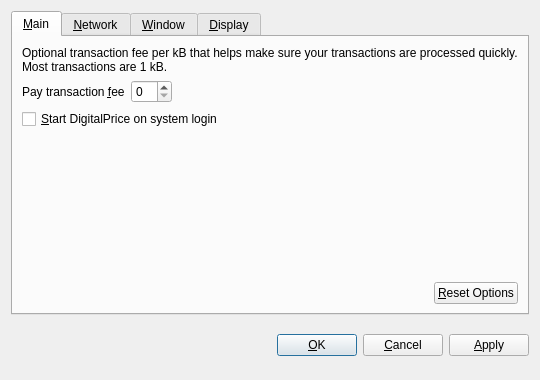
<?xml version="1.0" encoding="UTF-8"?>
<ui version="4.0">
 <class>OptionsDialog</class>
 <widget class="QDialog" name="OptionsDialog">
  <property name="geometry">
   <rect>
    <x>0</x>
    <y>0</y>
    <width>540</width>
    <height>380</height>
   </rect>
  </property>
  <property name="windowTitle">
   <string>Options</string>
  </property>
  <property name="modal">
   <bool>true</bool>
  </property>
  <layout class="QVBoxLayout" name="verticalLayout">
   <item>
    <widget class="QTabWidget" name="tabWidget">
     <property name="tabPosition">
      <enum>QTabWidget::North</enum>
     </property>
     <property name="currentIndex">
      <number>0</number>
     </property>
     <widget class="QWidget" name="tabMain">
      <attribute name="title">
       <string>&amp;Main</string>
      </attribute>
      <layout class="QVBoxLayout" name="verticalLayout_Main">
       <item>
        <widget class="QLabel" name="transactionFeeInfoLabel">
         <property name="text">
          <string>Optional transaction fee per kB that helps make sure your transactions are processed quickly. Most transactions are 1 kB.</string>
         </property>
         <property name="textFormat">
          <enum>Qt::PlainText</enum>
         </property>
         <property name="wordWrap">
          <bool>true</bool>
         </property>
        </widget>
       </item>
       <item>
        <layout class="QHBoxLayout" name="horizontalLayout_1_Main">
         <item>
          <widget class="QLabel" name="transactionFeeLabel">
           <property name="text">
            <string>Pay transaction &amp;fee</string>
           </property>
           <property name="textFormat">
            <enum>Qt::PlainText</enum>
           </property>
           <property name="buddy">
            <cstring>transactionFee</cstring>
           </property>
          </widget>
         </item>
         <item>
          <widget class="BitcoinAmountField" name="transactionFee"/>
         </item>
         <item>
          <spacer name="horizontalSpacer_1_Main">
           <property name="orientation">
            <enum>Qt::Horizontal</enum>
           </property>
           <property name="sizeHint" stdset="0">
            <size>
             <width>40</width>
             <height>20</height>
            </size>
           </property>
          </spacer>
         </item>
        </layout>
       </item>
       <item>
        <widget class="QCheckBox" name="bitcoinAtStartup">
         <property name="toolTip">
          <string>Automatically start DigitalPrice after logging in to the system.</string>
         </property>
         <property name="text">
          <string>&amp;Start DigitalPrice on system login</string>
         </property>
        </widget>
       </item>
       <item>
        <spacer name="verticalSpacer_Main">
         <property name="orientation">
          <enum>Qt::Vertical</enum>
         </property>
         <property name="sizeHint" stdset="0">
          <size>
           <width>20</width>
           <height>40</height>
          </size>
         </property>
        </spacer>
       </item>
       <item>
        <layout class="QHBoxLayout" name="horizontalLayout_2_Main">
         <item>
          <spacer name="horizontalSpacer_2_Main">
           <property name="orientation">
            <enum>Qt::Horizontal</enum>
           </property>
           <property name="sizeHint" stdset="0">
            <size>
             <width>40</width>
             <height>20</height>
            </size>
           </property>
          </spacer>
         </item>
         <item>
          <widget class="QPushButton" name="resetButton">
           <property name="toolTip">
            <string>Reset all client options to default.</string>
           </property>
           <property name="text">
            <string>&amp;Reset Options</string>
           </property>
           <property name="autoDefault">
            <bool>false</bool>
           </property>
          </widget>
         </item>
        </layout>
       </item>
      </layout>
     </widget>
     <widget class="QWidget" name="tabNetwork">
      <attribute name="title">
       <string>&amp;Network</string>
      </attribute>
      <layout class="QVBoxLayout" name="verticalLayout_Network">
       <item>
        <widget class="QCheckBox" name="mapPortUpnp">
         <property name="toolTip">
          <string>Automatically open the DigitalPrice client port on the router. This only works when your router supports UPnP and it is enabled.</string>
         </property>
         <property name="text">
          <string>Map port using &amp;UPnP</string>
         </property>
        </widget>
       </item>
       <item>
        <widget class="QCheckBox" name="connectSocks">
         <property name="toolTip">
          <string>Connect to the DigitalPrice network through a SOCKS proxy (e.g. when connecting through Tor).</string>
         </property>
         <property name="text">
          <string>&amp;Connect through SOCKS proxy:</string>
         </property>
        </widget>
       </item>
       <item>
        <layout class="QHBoxLayout" name="horizontalLayout_Network">
         <item>
          <widget class="QLabel" name="proxyIpLabel">
           <property name="text">
            <string>Proxy &amp;IP:</string>
           </property>
           <property name="textFormat">
            <enum>Qt::PlainText</enum>
           </property>
           <property name="buddy">
            <cstring>proxyIp</cstring>
           </property>
          </widget>
         </item>
         <item>
          <widget class="QValidatedLineEdit" name="proxyIp">
           <property name="maximumSize">
            <size>
             <width>140</width>
             <height>16777215</height>
            </size>
           </property>
           <property name="toolTip">
            <string>IP address of the proxy (e.g. 127.0.0.1)</string>
           </property>
          </widget>
         </item>
         <item>
          <widget class="QLabel" name="proxyPortLabel">
           <property name="text">
            <string>&amp;Port:</string>
           </property>
           <property name="textFormat">
            <enum>Qt::PlainText</enum>
           </property>
           <property name="buddy">
            <cstring>proxyPort</cstring>
           </property>
          </widget>
         </item>
         <item>
          <widget class="QLineEdit" name="proxyPort">
           <property name="maximumSize">
            <size>
             <width>55</width>
             <height>16777215</height>
            </size>
           </property>
           <property name="toolTip">
            <string>Port of the proxy (e.g. 9050)</string>
           </property>
          </widget>
         </item>
         <item>
          <widget class="QLabel" name="socksVersionLabel">
           <property name="text">
            <string>SOCKS &amp;Version:</string>
           </property>
           <property name="textFormat">
            <enum>Qt::PlainText</enum>
           </property>
           <property name="buddy">
            <cstring>socksVersion</cstring>
           </property>
          </widget>
         </item>
         <item>
          <widget class="QValueComboBox" name="socksVersion">
           <property name="toolTip">
            <string>SOCKS version of the proxy (e.g. 5)</string>
           </property>
          </widget>
         </item>
         <item>
          <spacer name="horizontalSpacer_Network">
           <property name="orientation">
            <enum>Qt::Horizontal</enum>
           </property>
           <property name="sizeHint" stdset="0">
            <size>
             <width>40</width>
             <height>20</height>
            </size>
           </property>
          </spacer>
         </item>
        </layout>
       </item>
       <item>
        <spacer name="verticalSpacer_Network">
         <property name="orientation">
          <enum>Qt::Vertical</enum>
         </property>
         <property name="sizeHint" stdset="0">
          <size>
           <width>20</width>
           <height>40</height>
          </size>
         </property>
        </spacer>
       </item>
      </layout>
     </widget>
     <widget class="QWidget" name="tabWindow">
      <attribute name="title">
       <string>&amp;Window</string>
      </attribute>
      <layout class="QVBoxLayout" name="verticalLayout_Window">
       <item>
        <widget class="QCheckBox" name="minimizeToTray">
         <property name="toolTip">
          <string>Show only a tray icon after minimizing the window.</string>
         </property>
         <property name="text">
          <string>&amp;Minimize to the tray instead of the taskbar</string>
         </property>
        </widget>
       </item>
       <item>
        <widget class="QCheckBox" name="minimizeOnClose">
         <property name="toolTip">
          <string>Minimize instead of exit the application when the window is closed. When this option is enabled, the application will be closed only after selecting Quit in the menu.</string>
         </property>
         <property name="text">
          <string>M&amp;inimize on close</string>
         </property>
        </widget>
       </item>
       <item>
        <spacer name="verticalSpacer_Window">
         <property name="orientation">
          <enum>Qt::Vertical</enum>
         </property>
         <property name="sizeHint" stdset="0">
          <size>
           <width>20</width>
           <height>40</height>
          </size>
         </property>
        </spacer>
       </item>
      </layout>
     </widget>
     <widget class="QWidget" name="tabDisplay">
      <attribute name="title">
       <string>&amp;Display</string>
      </attribute>
      <layout class="QVBoxLayout" name="verticalLayout_Display">
       <item>
        <layout class="QHBoxLayout" name="horizontalLayout_1_Display">
         <item>
          <widget class="QLabel" name="langLabel">
           <property name="text">
            <string>User Interface &amp;language:</string>
           </property>
           <property name="textFormat">
            <enum>Qt::PlainText</enum>
           </property>
           <property name="buddy">
            <cstring>lang</cstring>
           </property>
          </widget>
         </item>
         <item>
          <widget class="QValueComboBox" name="lang">
           <property name="toolTip">
            <string>The user interface language can be set here. This setting will take effect after restarting DigitalPrice.</string>
           </property>
          </widget>
         </item>
        </layout>
       </item>
       <item>
        <layout class="QHBoxLayout" name="horizontalLayout_2_Display">
         <item>
          <widget class="QLabel" name="unitLabel">
           <property name="text">
            <string>&amp;Unit to show amounts in:</string>
           </property>
           <property name="textFormat">
            <enum>Qt::PlainText</enum>
           </property>
           <property name="buddy">
            <cstring>unit</cstring>
           </property>
          </widget>
         </item>
         <item>
          <widget class="QValueComboBox" name="unit">
           <property name="toolTip">
            <string>Choose the default subdivision unit to show in the interface and when sending coins.</string>
           </property>
          </widget>
         </item>
        </layout>
       </item>
       <item>
        <widget class="QCheckBox" name="displayAddresses">
         <property name="toolTip">
          <string>Whether to show DigitalPrice addresses in the transaction list or not.</string>
         </property>
         <property name="text">
          <string>&amp;Display addresses in transaction list</string>
         </property>
        </widget>
       </item>
       <item>
        <widget class="QCheckBox" name="coinControlFeatures">
         <property name="toolTip">
          <string>Whether to show coin control features or not.</string>
         </property>
         <property name="text">
          <string>Display coin &amp;control features (experts only!)</string>
         </property>
        </widget>
       </item>
       <item>
        <spacer name="verticalSpacer_Display">
         <property name="orientation">
          <enum>Qt::Vertical</enum>
         </property>
         <property name="sizeHint" stdset="0">
          <size>
           <width>20</width>
           <height>40</height>
          </size>
         </property>
        </spacer>
       </item>
      </layout>
     </widget>
    </widget>
   </item>
   <item>
    <layout class="QHBoxLayout" name="horizontalLayout_Buttons">
     <item>
      <spacer name="horizontalSpacer_1">
       <property name="orientation">
        <enum>Qt::Horizontal</enum>
       </property>
       <property name="sizeHint" stdset="0">
        <size>
         <width>40</width>
         <height>48</height>
        </size>
       </property>
      </spacer>
     </item>
     <item>
      <widget class="QLabel" name="statusLabel">
       <property name="font">
        <font>
         <weight>75</weight>
         <bold>true</bold>
        </font>
       </property>
       <property name="text">
        <string/>
       </property>
       <property name="textFormat">
        <enum>Qt::PlainText</enum>
       </property>
       <property name="wordWrap">
        <bool>true</bool>
       </property>
      </widget>
     </item>
     <item>
      <spacer name="horizontalSpacer_2">
       <property name="orientation">
        <enum>Qt::Horizontal</enum>
       </property>
       <property name="sizeHint" stdset="0">
        <size>
         <width>40</width>
         <height>48</height>
        </size>
       </property>
      </spacer>
     </item>
     <item>
      <widget class="QPushButton" name="okButton">
       <property name="text">
        <string>&amp;OK</string>
       </property>
      </widget>
     </item>
     <item>
      <widget class="QPushButton" name="cancelButton">
       <property name="text">
        <string>&amp;Cancel</string>
       </property>
       <property name="autoDefault">
        <bool>false</bool>
       </property>
      </widget>
     </item>
     <item>
      <widget class="QPushButton" name="applyButton">
       <property name="text">
        <string>&amp;Apply</string>
       </property>
       <property name="autoDefault">
        <bool>false</bool>
       </property>
      </widget>
     </item>
    </layout>
   </item>
  </layout>
 </widget>
 <customwidgets>
  <customwidget>
   <class>BitcoinAmountField</class>
   <extends>QSpinBox</extends>
   <header>bitcoinamountfield.h</header>
  </customwidget>
  <customwidget>
   <class>QValueComboBox</class>
   <extends>QComboBox</extends>
   <header>qvaluecombobox.h</header>
  </customwidget>
  <customwidget>
   <class>QValidatedLineEdit</class>
   <extends>QLineEdit</extends>
   <header>qvalidatedlineedit.h</header>
  </customwidget>
 </customwidgets>
 <resources/>
 <connections/>
</ui>
